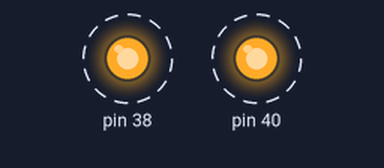
This program was run on a simulated Raspberry Pi (header pin numbers). On the bench: output pins drawn as LEDs (lit = HIGH). Dashed ring = blinking.

Above: at 0.2 s.
Timing chart, 0 to 3.0 s (numbered marks = the images above):
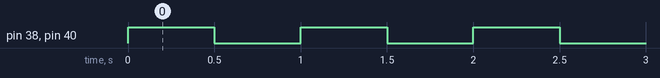

Measured:
- by itself, pin 38, pin 40: alternates HIGH for 0.50 s and LOW for 0.50 s

The program:

raspLedOnOff.py
```python
import RPi.GPIO as GPIO
from time import sleep

# Set RaspberryPi to "BOARD" Mode
GPIO.setmode(GPIO.BOARD)

# Set GPIO Pin 40 to output Mode
GPIO.setup(40, GPIO. OUT)
GPIO.setup(38, GPIO. OUT)

# Try Except Block to catch error else cleanup
try:
    while True:
        # Set GPIO pins to HIGH / True state
        GPIO.output(40, True)
        GPIO.output(38, True)

        # wait for 500ms
        sleep(0.5)
        # Set GPIO pins to HIGH / True state
        GPIO.output(40, False)
        GPIO.output(38, False)
        sleep(0.5)
except:
    # Clean up all ports used  More Info - https://raspi.tv/2013/rpi-gpio-basics-3-how-to-exit-gpio-programs-cleanly-avoid-warnings-and-protect-your-pi
    GPIO.cleanup()
```
